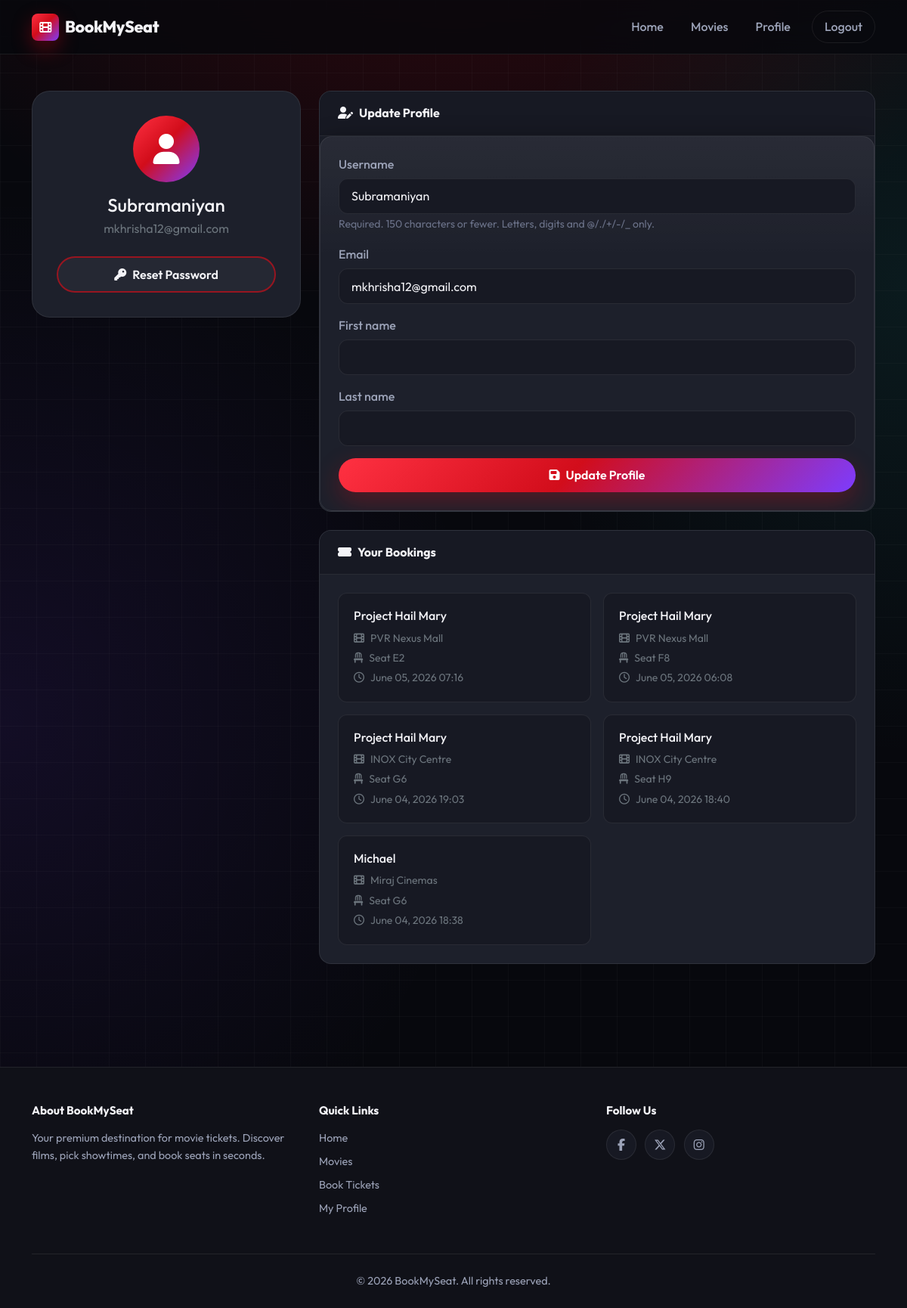
Page /users/profile/ (signed in) on the earlier database version.
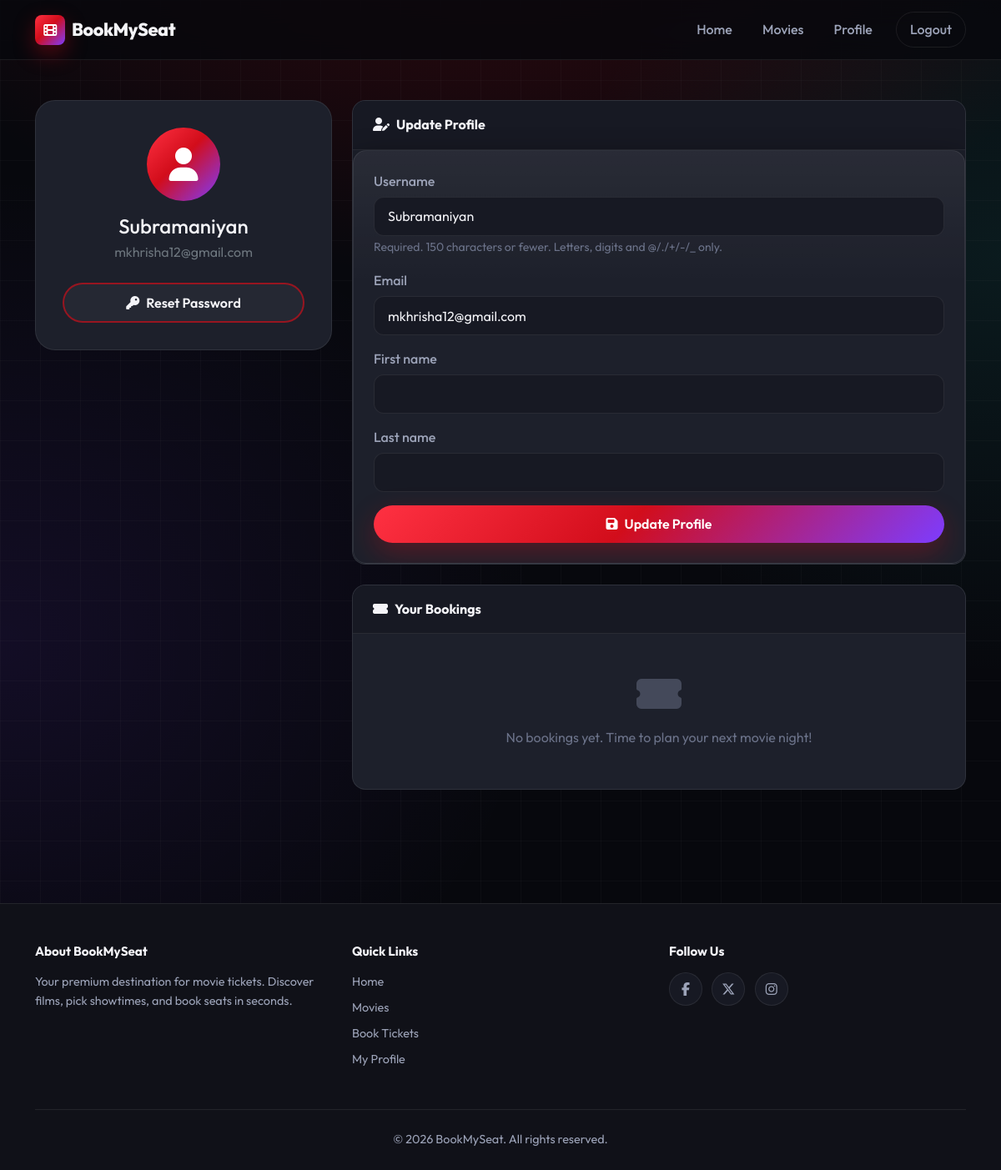
Same page on the later database version.
### movies/models.py (models this page shows, shortened)
class Booking(models.Model):
    user=models.ForeignKey(User,on_delete=models.CASCADE)
    seat=models.OneToOneField(Seat,on_delete=models.CASCADE)
    movie=models.ForeignKey(Movie,on_delete=models.CASCADE)
    theater=models.ForeignKey(Theater,on_delete=models.CASCADE)
    booked_at=models.DateTimeField(auto_now_add=True)

class Movie(models.Model):
    name= models.CharField(max_length=255)
    image= models.ImageField(upload_to="movies/")
    rating = models.DecimalField(max_digits=3,decimal_places=1)
    cast= models.TextField()
    description= models.TextField(blank=True,null=True) # optional
    trailer_url = models.URLField(blank=True, validators=[validate_youtube_trailer_url])
    genres = models.ManyToManyField("Genre", related_name="movies", blank=True)
    languages = models.ManyToManyField("Language", related_name="movies", blank=True)
    class Meta:
        indexes = [
            models.Index(fields=["name"], name="movie_name_idx"),
            models.Index(fields=["rating", "name"], name="movie_rating_name_idx"),
        ]

class Theater(models.Model):
    name = models.CharField(max_length=255)
    movie = models.ForeignKey(Movie,on_delete=models.CASCADE,related_name='theaters')
    time= models.DateTimeField()

class Seat(models.Model):
    theater = models.ForeignKey(Theater,on_delete=models.CASCADE,related_name='seats')
    seat_number = models.CharField(max_length=10)
    is_booked=models.BooleanField(default=False)

### users/views.py (the view)
# urls.py: path('profile/', profile, name='profile'),
@login_required(login_url='/login/')
def profile(request):
    if request.method == 'POST':
        u_form = UserUpdateForm(request.POST, instance=request.user)
        if u_form.is_valid():
            u_form.save()
            messages.success(request, "Your profile has been successfully updated!")
            return redirect('profile')
    else:
        u_form = UserUpdateForm(instance=request.user)
    bookings = Booking.objects.filter(user=request.user).order_by('-booked_at')
    context = {
        'u_form': u_form,
        'bookings': bookings
    }
    return render(request, 'users/profile.html', context)

### users/forms.py
class UserUpdateForm(forms.ModelForm):
    email = forms.EmailField(required=True)
    class Meta:
        model = User
        fields = ['username', 'email', 'first_name', 'last_name']
    def __init__(self, *args, **kwargs):
        super().__init__(*args, **kwargs)
        for field in self.fields.values():
            field.widget.attrs['class'] = 'form-control'

### templates/users/profile.html (shortened to what this page needs)
{% extends "users/basic.html" %}
{% block content %}
<section class="container py-4 py-lg-5">
  <section class="row g-4">
    <section class="col-lg-4">
      <section class="profile-sidebar">
        <span class="profile-avatar"><i class="fas fa-user"></i></span>
        <h2 class="h4 mb-1">{{ user.username }}</h2>
        <p class="text-secondary mb-4">{{ user.email }}</p>
        <a href="{% url 'password_reset' %}" class="btn btn-cinema-outline w-100">
          <i class="fas fa-key me-2"></i>Reset Password
        </a>
      </section>
    </section>
    <section class="col-lg-8">
      <section class="panel-card">
        <header class="panel-card-header">
          <i class="fas fa-user-edit me-2"></i>Update Profile
        </header>
        <section class="panel-card-body auth-card">
          <form method="post">
            {% for field in u_form %}
            <section class="mb-3">
              <label for="{{ field.id_for_label }}" class="form-label">{{ field.label }}</label>
              {{ field }}
              {% if field.help_text %}
              <small class="form-text">{{ field.help_text }}</small>
              {% endif %}
            </section>
            {% endfor %}
            <button class="btn btn-cinema w-100" type="submit">
              <i class="fas fa-save me-2"></i>Update Profile
            </button>
          </form>
        </section>
      </section>
      <section class="panel-card">
        <header class="panel-card-header">
          <i class="fas fa-ticket-alt me-2"></i>Your Bookings
        </header>
        <section class="panel-card-body">
          {% if bookings %}
          <section class="row g-3">
            {% for booking in bookings %}
            <section class="col-md-6">
              <article class="booking-ticket">
                <h3 class="h6 mb-2">{{ booking.movie.name }}</h3>
                <p class="text-secondary small mb-1">
                  <i class="fas fa-film me-2"></i>{{ booking.theater.name }}
                </p>
                <p class="text-secondary small mb-1">
                  <i class="fas fa-chair me-2"></i>Seat {{ booking.seat.seat_number }}
                </p>
                <p class="text-secondary small mb-0">
                  <i class="far fa-clock me-2"></i>{{ booking.booked_at|date:"F d, Y H:i" }}
                </p>
              </article>
            </section>
            {% endfor %}
          </section>
          {% else %}
          <section class="empty-state py-4">
            <i class="fas fa-ticket-alt d-block"></i>
            <p class="mb-0">No bookings yet. Time to plan your next movie night!</p>
          </section>
          {% endif %}
        </section>
      </section>
    </section>
  </section>
</section>
{% endblock %}

Differences in the rows shown:
removed Booking: movie.name "Project Hail Mary", theater.name "PVR Nexus Mall", seat.seat_number "E2", booked_at "June 05, 2026 07:16"
removed Booking: movie.name "Project Hail Mary", theater.name "PVR Nexus Mall", seat.seat_number "F8", booked_at "June 05, 2026 06:08"
removed Booking: movie.name "Project Hail Mary", theater.name "INOX City Centre", seat.seat_number "G6", booked_at "June 04, 2026 19:03"
removed Booking: movie.name "Project Hail Mary", theater.name "INOX City Centre", seat.seat_number "H9", booked_at "June 04, 2026 18:40"
removed Booking: movie.name "Michael", theater.name "Miraj Cinemas", seat.seat_number "G6", booked_at "June 04, 2026 18:38"
Other differences:
text now shown: "No bookings yet. Time to plan your next movie night!"
